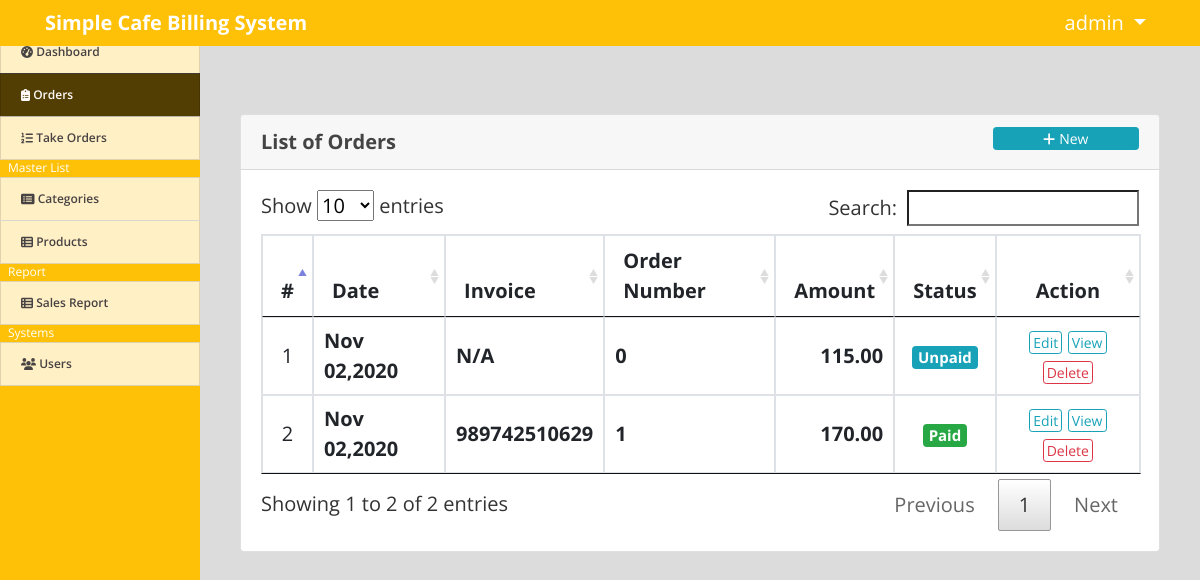
The page /index.php?page=orders (signed in) on the database its author committed.
### tables this page shows
CREATE TABLE `orders` (
  `id` int(11) NOT NULL,
  `ref_no` varchar(50) NOT NULL,
  `total_amount` float NOT NULL,
  `amount_tendered` float NOT NULL,
  `order_number` int(30) NOT NULL,
  `date_created` datetime NOT NULL DEFAULT current_timestamp()
);

### orders.php (the view, shortened to what this page needs)
<?php include('db_connect.php');?>
<div class="container-fluid">
	<div class="col-lg-12">
		<div class="row">
			<div class="col-md-12">
				<div class="card">
					<div class="card-header">
						<b>List of Orders </b>
						<span class="float:right"><a class="btn btn-info btn-block btn-sm col-sm-2 float-right" href="javascript:void(0)" id="new_order">
					<i class="fa fa-plus"></i> New
				</a></span>
					</div>
					<div class="card-body">
						<table class="table table-condensed table-bordered table-hover">
							<thead>
								<tr>
									<th class="text-center">#</th>
									<th class="">Date</th>
									<th class="">Invoice</th>
									<th class="">Order Number</th>
									<th class="">Amount</th>
									<th class="">Status</th>
									<th class="text-center">Action</th>
								</tr>
							</thead>
							<tbody>
								<?php
								$i = 1;
								$order = $conn->query("SELECT * FROM orders order by unix_timestamp(date_created) desc ");
								while($row=$order->fetch_assoc()):
								?>
								<tr>
									<td class="text-center"><?php echo $i++ ?></td>
									<td>
										<p> <b><?php echo date("M d,Y",strtotime($row['date_created'])) ?></b></p>
									</td>
									<td>
										<p> <b><?php echo $row['amount_tendered'] > 0 ? $row['ref_no'] : 'N/A' ?></b></p>
									</td>
									<td>
										<p> <b><?php echo $row['order_number'] ?></b></p>
									</td>
									<td>
										<p class="text-right"> <b><?php echo number_format($row['total_amount'],2) ?></b></p>
									</td>
									<td class="text-center">
										<?php if($row['amount_tendered'] > 0): ?>
											<span class="badge badge-success">Paid</span>
										<?php else: ?>
											<span class="badge badge-info">Unpaid</span>
										<?php endif; ?>
									</td>
									<td class="text-center">
										<button class="btn btn-sm btn-outline-info " type="button" onclick="location.href='billing/index.php?id=<?php echo $row['id'] ?>'" data-id="<?php echo $row['id'] ?>" >Edit</button>
										<button class="btn btn-sm btn-outline-info view_order" type="button" data-id="<?php echo $row['id'] ?>">View</button>
										<button class="btn btn-sm btn-outline-danger delete_order" type="button" data-id="<?php echo $row['id'] ?>">Delete</button>
									</td>
								</tr>
								<?php endwhile; ?>
							</tbody>
						</table>
					</div>
				</div>
			</div>
		</div>
	</div>
</div>

### assets/css/style.css (style rules this page uses)
body { font-family: "Open Sans", sans-serif; color: #444444; width: 100%; height: calc(100%); font-size: 20px; }
a { color: #1977cc; }
.btn-sm { padding: .0001rem .2rem; }

### index.php (style rules this page uses)
body { background: #80808045; }

### orders.php (style rules this page uses)
td { vertical-align: middle !important; }
td p { margin: unset }

### rows shown on the page
orders: date_created "Nov 02,2020", amount_tendered "N/A", order_number "0", total_amount "115.00"
orders: date_created "Nov 02,2020", ref_no "989742510629", order_number "1", total_amount "170.00", amount_tendered "Paid"

### other values the page prints
$_SESSION['system']['name'] "Simple Cafe Billing System"
$_SESSION['login_name'] "admin"
